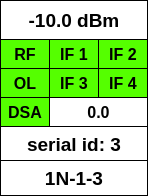
     <widget class="QFrame" name="frame_antenna_1N13">
      <property name="geometry">
       <rect>
        <x>570</x>
        <y>10</y>
        <width>148</width>
        <height>196</height>
       </rect>
      </property>
      <property name="frameShape">
       <enum>QFrame::Box</enum>
      </property>
      <property name="frameShadow">
       <enum>QFrame::Plain</enum>
      </property>
      <widget class="QLabel" name="level_21">
       <property name="geometry">
        <rect>
         <x>0</x>
         <y>0</y>
         <width>148</width>
         <height>40</height>
        </rect>
       </property>
       <property name="font">
        <font>
         <pointsize>14</pointsize>
         <weight>75</weight>
         <bold>true</bold>
        </font>
       </property>
       <property name="styleSheet">
        <string notr="true">background-color: rgb(255, 255, 255);</string>
       </property>
       <property name="frameShape">
        <enum>QFrame::Box</enum>
       </property>
       <property name="text">
        <string>-10.0 dBm</string>
       </property>
       <property name="alignment">
        <set>Qt::AlignCenter</set>
       </property>
      </widget>
      <widget class="QLabel" name="flag_rf_17">
       <property name="geometry">
        <rect>
         <x>0</x>
         <y>39</y>
         <width>50</width>
         <height>30</height>
        </rect>
       </property>
       <property name="font">
        <font>
         <pointsize>12</pointsize>
         <weight>75</weight>
         <bold>true</bold>
        </font>
       </property>
       <property name="styleSheet">
        <string notr="true">background-color: rgb(85, 255, 0);</string>
       </property>
       <property name="frameShape">
        <enum>QFrame::Box</enum>
       </property>
       <property name="text">
        <string>RF</string>
       </property>
       <property name="alignment">
        <set>Qt::AlignCenter</set>
       </property>
      </widget>
      <widget class="QLabel" name="flag_ol_17">
       <property name="geometry">
        <rect>
         <x>0</x>
         <y>68</y>
         <width>50</width>
         <height>30</height>
        </rect>
       </property>
       <property name="font">
        <font>
         <pointsize>12</pointsize>
         <weight>75</weight>
         <bold>true</bold>
        </font>
       </property>
       <property name="styleSheet">
        <string notr="true">background-color: rgb(85, 255, 0);</string>
       </property>
       <property name="frameShape">
        <enum>QFrame::Box</enum>
       </property>
       <property name="text">
        <string>OL</string>
       </property>
       <property name="alignment">
        <set>Qt::AlignCenter</set>
       </property>
      </widget>
      <widget class="QLabel" name="flag_dsa_17">
       <property name="geometry">
        <rect>
         <x>0</x>
         <y>97</y>
         <width>50</width>
         <height>30</height>
        </rect>
       </property>
       <property name="font">
        <font>
         <pointsize>12</pointsize>
         <weight>75</weight>
         <bold>true</bold>
        </font>
       </property>
       <property name="styleSheet">
        <string notr="true">background-color: rgb(85, 255, 0);</string>
       </property>
       <property name="frameShape">
        <enum>QFrame::Box</enum>
       </property>
       <property name="text">
        <string>DSA</string>
       </property>
       <property name="alignment">
        <set>Qt::AlignCenter</set>
       </property>
      </widget>
      <widget class="QLabel" name="flag_if1_17">
       <property name="geometry">
        <rect>
         <x>49</x>
         <y>39</y>
         <width>50</width>
         <height>30</height>
        </rect>
       </property>
       <property name="font">
        <font>
         <pointsize>12</pointsize>
         <weight>75</weight>
         <bold>true</bold>
        </font>
       </property>
       <property name="styleSheet">
        <string notr="true">background-color: rgb(85, 255, 0);</string>
       </property>
       <property name="frameShape">
        <enum>QFrame::Box</enum>
       </property>
       <property name="text">
        <string>IF 1</string>
       </property>
       <property name="alignment">
        <set>Qt::AlignCenter</set>
       </property>
      </widget>
      <widget class="QLabel" name="flag_if2_17">
       <property name="geometry">
        <rect>
         <x>98</x>
         <y>39</y>
         <width>50</width>
         <height>30</height>
        </rect>
       </property>
       <property name="font">
        <font>
         <pointsize>12</pointsize>
         <weight>75</weight>
         <bold>true</bold>
        </font>
       </property>
       <property name="styleSheet">
        <string notr="true">background-color: rgb(85, 255, 0);</string>
       </property>
       <property name="frameShape">
        <enum>QFrame::Box</enum>
       </property>
       <property name="text">
        <string>IF 2</string>
       </property>
       <property name="alignment">
        <set>Qt::AlignCenter</set>
       </property>
      </widget>
      <widget class="QLabel" name="dsa_value_17">
       <property name="geometry">
        <rect>
         <x>49</x>
         <y>97</y>
         <width>99</width>
         <height>30</height>
        </rect>
       </property>
       <property name="font">
        <font>
         <pointsize>12</pointsize>
         <weight>75</weight>
         <bold>true</bold>
        </font>
       </property>
       <property name="styleSheet">
        <string notr="true">background-color: rgb(255, 255, 255);</string>
       </property>
       <property name="frameShape">
        <enum>QFrame::Box</enum>
       </property>
       <property name="text">
        <string>0.0</string>
       </property>
       <property name="alignment">
        <set>Qt::AlignCenter</set>
       </property>
      </widget>
      <widget class="QLabel" name="flag_if3_17">
       <property name="geometry">
        <rect>
         <x>49</x>
         <y>68</y>
         <width>50</width>
         <height>30</height>
        </rect>
       </property>
       <property name="font">
        <font>
         <pointsize>12</pointsize>
         <weight>75</weight>
         <bold>true</bold>
        </font>
       </property>
       <property name="styleSheet">
        <string notr="true">background-color: rgb(85, 255, 0);</string>
       </property>
       <property name="frameShape">
        <enum>QFrame::Box</enum>
       </property>
       <property name="text">
        <string>IF 3</string>
       </property>
       <property name="alignment">
        <set>Qt::AlignCenter</set>
       </property>
      </widget>
      <widget class="QLabel" name="flag_if4_17">
       <property name="geometry">
        <rect>
         <x>98</x>
         <y>68</y>
         <width>50</width>
         <height>30</height>
        </rect>
       </property>
       <property name="font">
        <font>
         <pointsize>12</pointsize>
         <weight>75</weight>
         <bold>true</bold>
        </font>
       </property>
       <property name="styleSheet">
        <string notr="true">background-color: rgb(85, 255, 0);</string>
       </property>
       <property name="frameShape">
        <enum>QFrame::Box</enum>
       </property>
       <property name="text">
        <string>IF 4</string>
       </property>
       <property name="alignment">
        <set>Qt::AlignCenter</set>
       </property>
      </widget>
      <widget class="QLabel" name="ant_name_17">
       <property name="geometry">
        <rect>
         <x>0</x>
         <y>126</y>
         <width>148</width>
         <height>36</height>
        </rect>
       </property>
       <property name="font">
        <font>
         <pointsize>14</pointsize>
         <weight>75</weight>
         <bold>true</bold>
        </font>
       </property>
       <property name="styleSheet">
        <string notr="true">background-color: rgb(255, 255, 255);</string>
       </property>
       <property name="frameShape">
        <enum>QFrame::Box</enum>
       </property>
       <property name="text">
        <string>serial id: 3</string>
       </property>
       <property name="alignment">
        <set>Qt::AlignCenter</set>
       </property>
      </widget>
      <widget class="QLabel" name="ant_name_18">
       <property name="geometry">
        <rect>
         <x>0</x>
         <y>160</y>
         <width>148</width>
         <height>36</height>
        </rect>
       </property>
       <property name="font">
        <font>
         <pointsize>14</pointsize>
         <weight>75</weight>
         <bold>true</bold>
        </font>
       </property>
       <property name="styleSheet">
        <string notr="true">background-color: rgb(255, 255, 255);</string>
       </property>
       <property name="frameShape">
        <enum>QFrame::Box</enum>
       </property>
       <property name="text">
        <string>1N-1-3</string>
       </property>
       <property name="alignment">
        <set>Qt::AlignCenter</set>
       </property>
      </widget>
     </widget>
